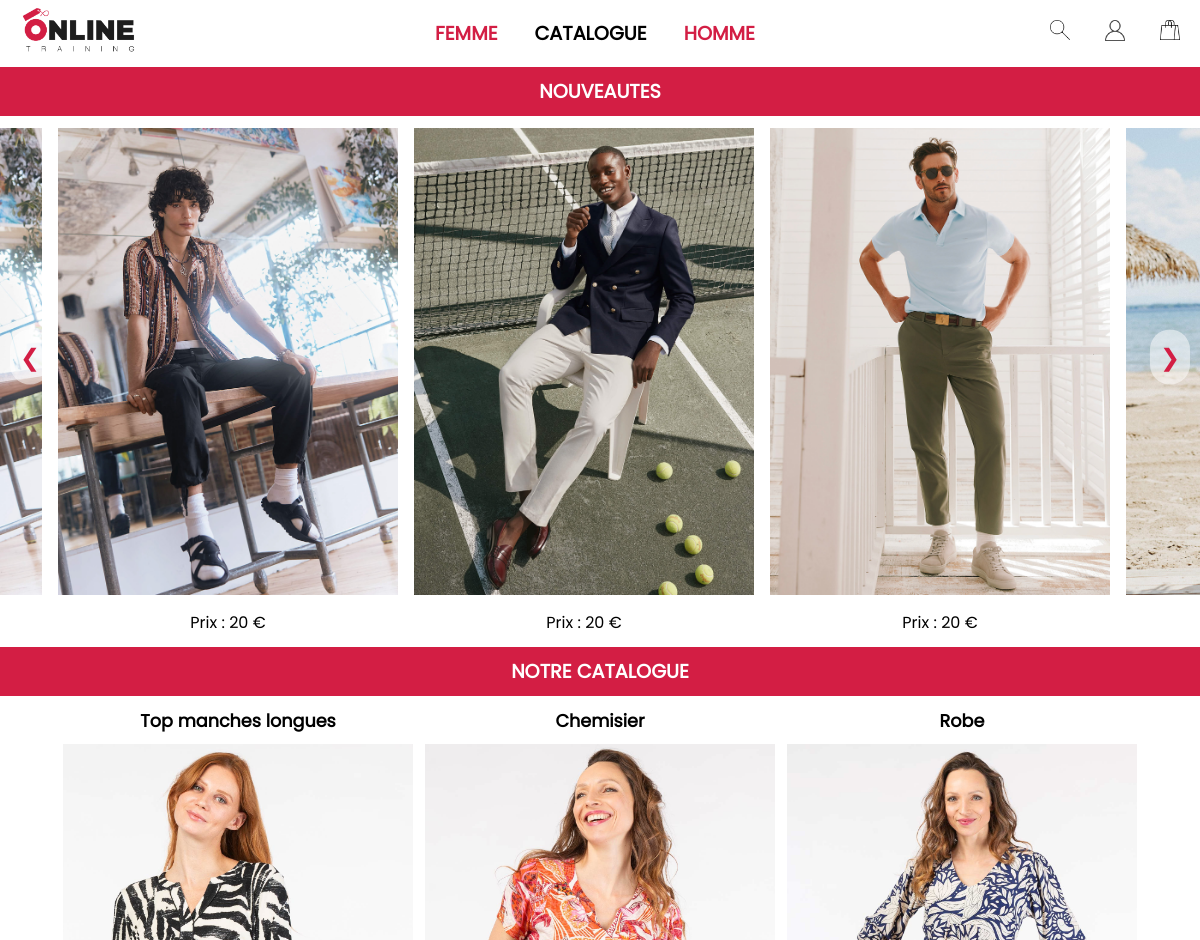
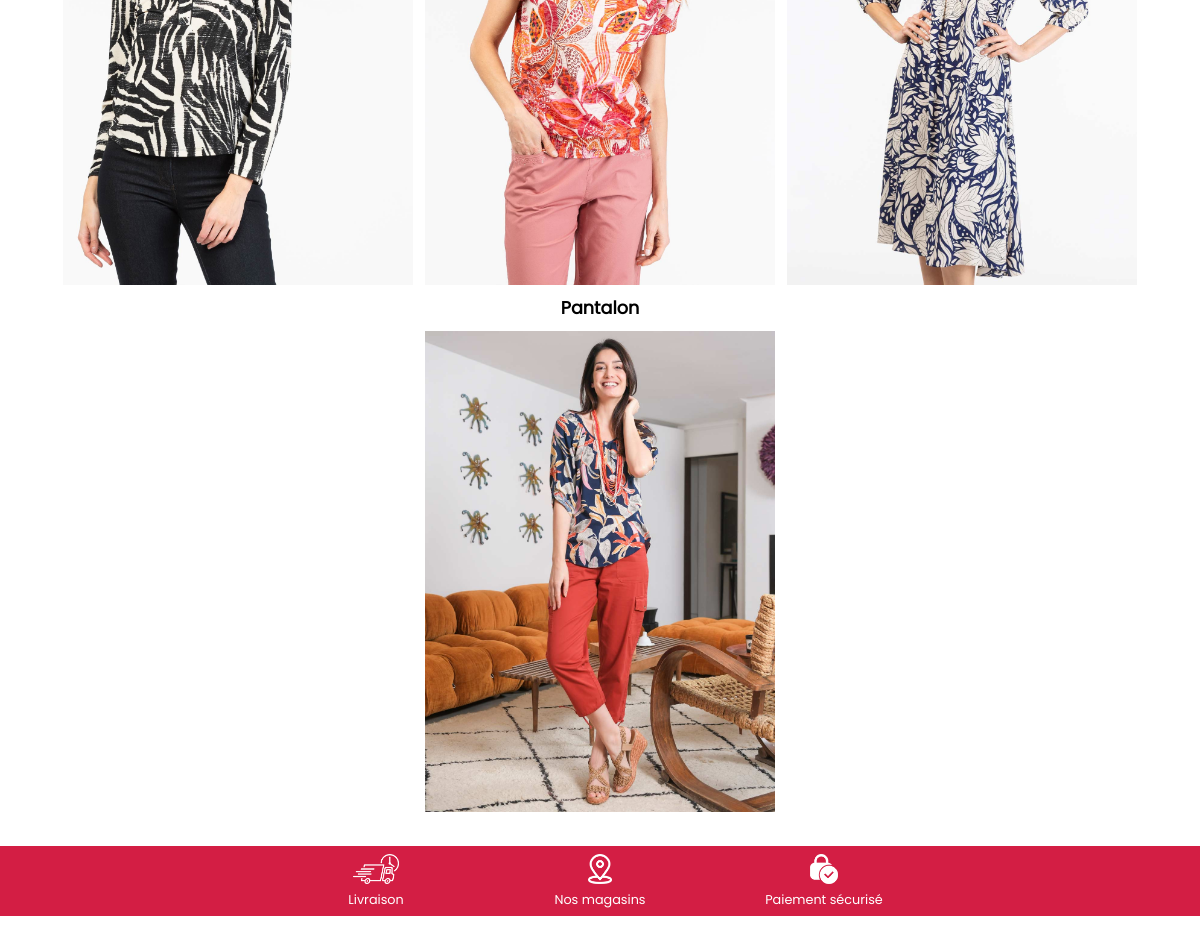
The page / on the database its author committed (2 pictures, top to bottom).
### tables this page shows
CREATE TABLE `produits` (
  `id` int NOT NULL,
  `image_produit` varchar(255) NOT NULL,
  `nom_produit` varchar(255) NOT NULL,
  `genre` varchar(255) NOT NULL,
  `reference` varchar(255) NOT NULL,
  `marque` varchar(255) NOT NULL,
  `categorie_id` int NOT NULL,
  `couleur` varchar(255) NOT NULL,
  `matiere` varchar(255) NOT NULL,
  `motif` varchar(255) NOT NULL,
  `description` varchar(1000) NOT NULL,
  `taille` varchar(255) NOT NULL,
  `quantite` int NOT NULL,
  `prix_ht` varchar(255) NOT NULL
);

CREATE TABLE `categories` (
  `id` int NOT NULL,
  `type` varchar(255) NOT NULL
);

### src/index.php (the view, shortened to what this page needs)
<?php
require_once('./connect.php');
$sql = "SELECT * FROM `produits` ORDER BY `produits`.`id` DESC";
$query = $db->prepare($sql);
$query->execute();
$news = $query->fetchAll(PDO::FETCH_ASSOC);
$sql = "SELECT p.*, c.type as categorie_type
        FROM produits p
        JOIN categories c ON p.categorie_id = c.id
        WHERE p.id IN (
            SELECT MIN(p2.id)
            FROM produits p2
            GROUP BY p2.categorie_id
        )";
$query = $db->prepare($sql);
$query->execute();
$categories = $query->fetchAll(PDO::FETCH_ASSOC);
?>
<!DOCTYPE html>
<html lang="fr">
<head>
    <link rel="stylesheet" href="./css/navBar.css">
    <link rel="stylesheet" href="./css/footer.css">
    <link rel="stylesheet" href="./css/fonts/fonts.css">
    <link rel="stylesheet" href="./css/index/index.css">
</head>
<body>
    <?php include('./templates/header.php'); ?>
    <section class="interligne">
        <div class="nouveautes">
            <h2 class="news titre-center">NOUVEAUTES</h2>
            <button class="arrow arrow-left">&#10094;</button>
            <div class="carousel-container">
                <div class="ligne">
                    <?php foreach ($news as $new) : ?>
                        <div class="carte">
                            <a href="produit.php?id=<?= ($new['id']) ?>">
                                <img src="<?= ($new['image_produit']) ?>" alt="<?= ($new['nom_produit']) ?>">
                            </a>
                            <p>Prix : <?= ($new['prix_ht']) ?> €</p>
                        </div>
                    <?php endforeach; ?>
                </div>
            </div>
            <button class="arrow arrow-right">&#10095;</button>
        </div>
    </section>
    <section class="interligne">
        <h2 class="news titre-center">NOTRE CATALOGUE</h2>
        <div class="categories">
            <?php foreach ($categories as $categorie) : ?>
                <div class="pad_carte">
                    <p><?= ($categorie["categorie_type"]) ?></p>
                    <a href="categories.php?categories_type=<?= urlencode($categorie["categorie_type"]) ?>">
                        <img src="<?= ($categorie['image_produit']) ?>" height="380px" alt="<?= ($categorie['nom_produit']) ?>">
                    </a>
                </div>
            <?php endforeach; ?>
        </div>
    </section>
    <?php include('./templates/footer.php'); ?>
</body>
</html>

### src/css/navBar.css (style rules this page uses)
:root { --color-red: #D31E44; --color-black: #202020; --color-white: #ffffff; --font-Poppins: Poppins-Regular; }
* { margin: 0; padding: 0; box-sizing: border-box; font-family: Poppins-Regular; }
a { text-decoration: none; }

### src/css/footer.css (style rules this page uses)
* { margin: 0; padding: 0; }

### src/css/index/index.css (style rules this page uses)
body { overflow: none; -ms-overflow-style: none; scrollbar-width: none; }
.titre-center { font-size: 1.3rem; color: #D31E44; text-align: center; }
.arrow { color: #D31E44; font-size: 1.5rem; border-radius: 50px; }
.nouveautes { position: relative; width: 100%; overflow: hidden; }
.ligne { display: flex; margin: 1% 0; align-items: center; justify-content: center; transition: transform 0.5s ease-in-out; }
.carte { margin: 0 10px; text-align: center; }
.carte img { display: block; width: 400px; height: 550px; margin: auto; object-fit: cover; }
.titre-center { text-align: center; font-size: 1.6rem; color: white; background-color:#D31E44; padding: 10px; }
.pad_carte { gap: 1%; text-align: center; font-weight: 700; font-size: 1.1rem; }
.carte p { color: black; font-size: 1rem; margin-top: 15px; }
.pad_carte img { display: block; width: 350px; height: 481px; margin: auto; object-fit: cover; margin: 10px 0px; }
.arrow { position: absolute; top: 50%; transform: translateY(-50%); background-color: rgba(255, 255, 255, 0.5); border: none; padding: 10px; cursor: pointer; z-index: 2; }
.arrow-left { left: 10px; }
.arrow-right { right: 10px; }
.categories { display: flex; justify-content: center; gap: 1%; margin: 1% auto; flex-wrap: wrap; }
@media (max-width: 1204px) { .titre-center { font-size: 1.2rem; } }
@media (max-width: 1204px) { .carte img { width: 340px; height: 467px; } }
@media (max-width: 1204px) { .carte { margin: 0 8px; } }

### rows shown on the page
produits: image_produit (picture), prix_ht "20"
produits: image_produit (picture), prix_ht "20"
produits: image_produit (picture), prix_ht "20"
produits: image_produit (picture)
produits: categorie.type "Top manches longues", image_produit (picture)
produits: categorie.type "Chemisier", image_produit (picture)
produits: categorie.type "Robe", image_produit (picture)
produits: categorie.type "Pantalon", image_produit (picture)
